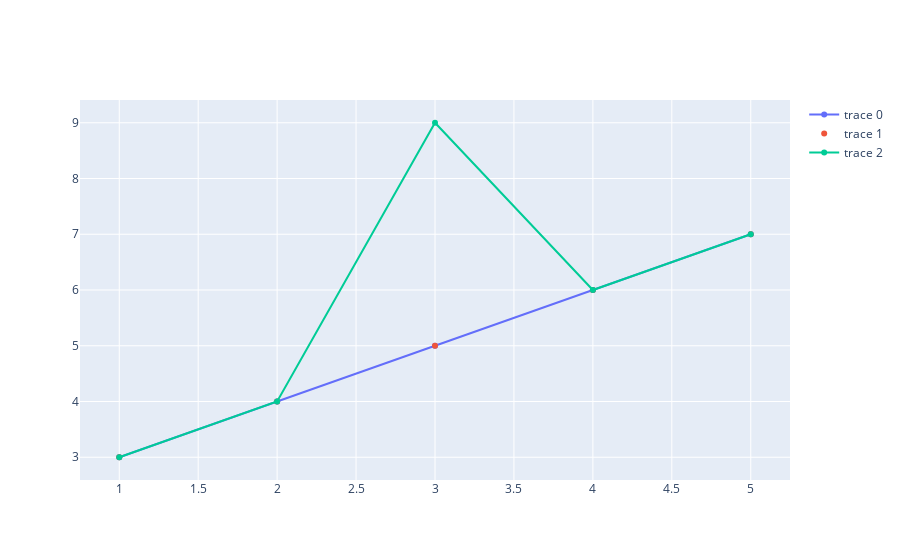

Notebook code for this chart:
### Markdown cell above
### (C). Ploting add_trace with {go.scatter}

### Code cell
fig.add_trace(go.Scatter(x = [1,2,3,4,5],y=[3,4,9,6,7]))

### Figure 1 — Plotly figure (JSON) as saved in the notebook; plotly's stock layout.template omitted (floating-point values rounded to 4 significant figures)
{"data": [{"type": "scatter", "x": [1, 2, 3, 4, 5], "y": [3, 4, 5, 6, 7]}, {"mode": "markers", "type": "scatter", "x": [1, 2, 3, 4, 5], "y": [3, 4, 5, 6, 7]}, {"type": "scatter", "x": [1, 2, 3, 4, 5], "y": [3, 4, 9, 6, 7]}], "layout": {}}
